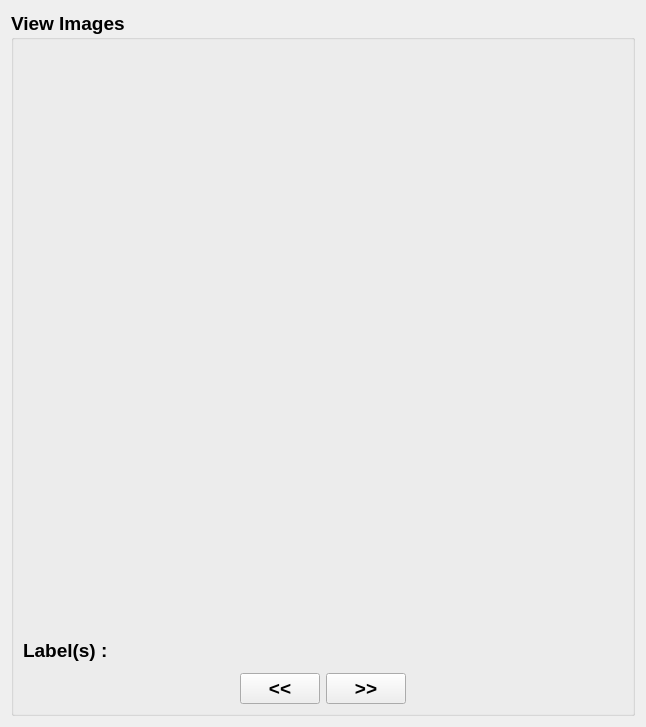
<?xml version="1.0" encoding="UTF-8"?>
<ui version="4.0">
 <class>DisplayImagesWidgetGui</class>
 <widget class="QWidget" name="DisplayImagesWidgetGui">
  <property name="geometry">
   <rect>
    <x>0</x>
    <y>0</y>
    <width>646</width>
    <height>727</height>
   </rect>
  </property>
  <property name="windowTitle">
   <string>Form</string>
  </property>
  <layout class="QVBoxLayout" name="verticalLayout">
   <item>
    <widget class="QGroupBox" name="groupBox">
     <property name="font">
      <font>
       <family>Helvetica Neue</family>
       <pointsize>14</pointsize>
       <weight>75</weight>
       <bold>true</bold>
      </font>
     </property>
     <property name="title">
      <string>View Images</string>
     </property>
     <layout class="QVBoxLayout" name="verticalLayout_2" stretch="10,0,0">
      <item>
       <widget class="QLabel" name="label">
        <property name="autoFillBackground">
         <bool>false</bool>
        </property>
        <property name="text">
         <string/>
        </property>
       </widget>
      </item>
      <item>
       <layout class="QHBoxLayout" name="horizontalLayout_2">
        <item>
         <widget class="QLabel" name="imagelabel_label">
          <property name="text">
           <string>Label(s) : </string>
          </property>
         </widget>
        </item>
        <item>
         <widget class="QLabel" name="Image_label">
          <property name="sizePolicy">
           <sizepolicy hsizetype="Minimum" vsizetype="Minimum">
            <horstretch>0</horstretch>
            <verstretch>0</verstretch>
           </sizepolicy>
          </property>
          <property name="minimumSize">
           <size>
            <width>0</width>
            <height>0</height>
           </size>
          </property>
          <property name="font">
           <font>
            <family>Optima</family>
            <pointsize>18</pointsize>
            <weight>75</weight>
            <italic>false</italic>
            <bold>true</bold>
           </font>
          </property>
          <property name="frameShape">
           <enum>QFrame::NoFrame</enum>
          </property>
          <property name="lineWidth">
           <number>2</number>
          </property>
          <property name="text">
           <string/>
          </property>
          <property name="alignment">
           <set>Qt::AlignCenter</set>
          </property>
         </widget>
        </item>
        <item>
         <spacer name="horizontalSpacer_3">
          <property name="orientation">
           <enum>Qt::Horizontal</enum>
          </property>
          <property name="sizeHint" stdset="0">
           <size>
            <width>40</width>
            <height>20</height>
           </size>
          </property>
         </spacer>
        </item>
       </layout>
      </item>
      <item>
       <layout class="QHBoxLayout" name="horizontalLayout">
        <item>
         <spacer name="horizontalSpacer">
          <property name="orientation">
           <enum>Qt::Horizontal</enum>
          </property>
          <property name="sizeHint" stdset="0">
           <size>
            <width>40</width>
            <height>20</height>
           </size>
          </property>
         </spacer>
        </item>
        <item>
         <widget class="QPushButton" name="prev_pushButton">
          <property name="text">
           <string>&lt;&lt;</string>
          </property>
         </widget>
        </item>
        <item>
         <widget class="QPushButton" name="next_pushButton">
          <property name="text">
           <string>&gt;&gt;</string>
          </property>
         </widget>
        </item>
        <item>
         <spacer name="horizontalSpacer_2">
          <property name="orientation">
           <enum>Qt::Horizontal</enum>
          </property>
          <property name="sizeHint" stdset="0">
           <size>
            <width>40</width>
            <height>20</height>
           </size>
          </property>
         </spacer>
        </item>
       </layout>
      </item>
     </layout>
    </widget>
   </item>
  </layout>
 </widget>
 <resources/>
 <connections>
  <connection>
   <sender>next_pushButton</sender>
   <signal>clicked()</signal>
   <receiver>DisplayImagesWidgetGui</receiver>
   <slot>nextButton_clicked()</slot>
   <hints>
    <hint type="sourcelabel">
     <x>282</x>
     <y>515</y>
    </hint>
    <hint type="destinationlabel">
     <x>399</x>
     <y>495</y>
    </hint>
   </hints>
  </connection>
  <connection>
   <sender>prev_pushButton</sender>
   <signal>clicked()</signal>
   <receiver>DisplayImagesWidgetGui</receiver>
   <slot>prevButton_clicked()</slot>
   <hints>
    <hint type="sourcelabel">
     <x>196</x>
     <y>515</y>
    </hint>
    <hint type="destinationlabel">
     <x>398</x>
     <y>465</y>
    </hint>
   </hints>
  </connection>
 </connections>
 <slots>
  <slot>browseButton_clicked()</slot>
  <slot>prevButton_clicked()</slot>
  <slot>nextButton_clicked()</slot>
 </slots>
</ui>
